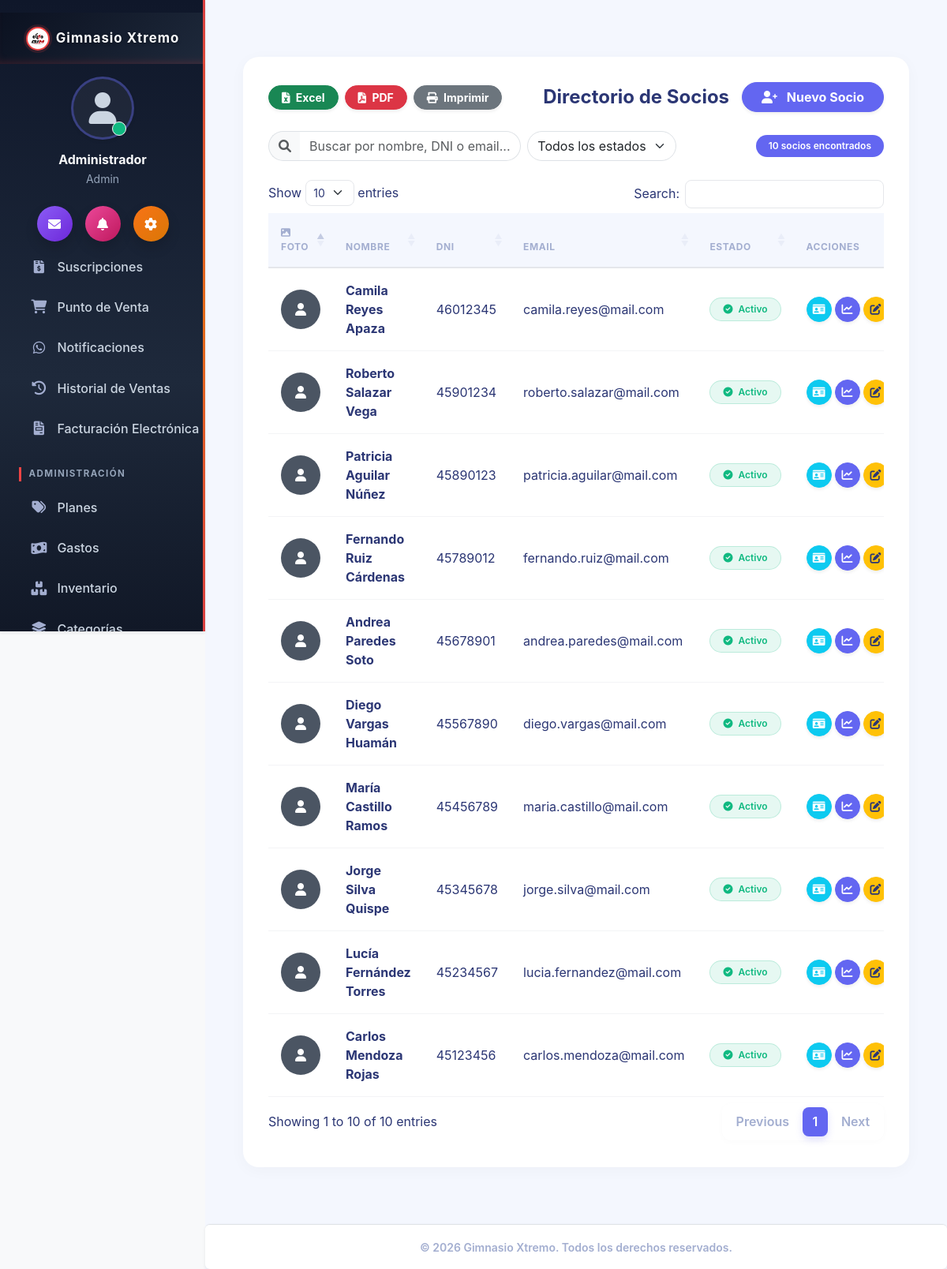
/socios/index (signed in), run on the app's committed database.
### tables this page shows
CREATE TABLE IF NOT EXISTS `configuracion` (
  `id` int NOT NULL,
  `nombre_sistema` varchar(100) DEFAULT NULL,
  `ruc` varchar(20) DEFAULT NULL,
  `razon_social` varchar(255) DEFAULT NULL,
  `nombre_comercial` varchar(255) DEFAULT NULL,
  `direccion` varchar(255) DEFAULT NULL,
  `ubigeo` varchar(6) DEFAULT '150101',
  `departamento` varchar(60) DEFAULT 'LIMA',
  `provincia` varchar(60) DEFAULT 'LIMA',
  `distrito` varchar(60) DEFAULT 'LIMA',
  `urbanizacion` varchar(120) DEFAULT NULL,
  `codigo_pais` varchar(2) DEFAULT 'PE',
  `telefono` varchar(20) DEFAULT NULL,
  `email` varchar(100) DEFAULT NULL,
  `logo` varchar(255) DEFAULT NULL,
  `moneda` varchar(10) DEFAULT '$',
  `sunat_ambiente` enum('beta','produccion') DEFAULT 'beta',
  `sunat_usuario_sol` varchar(50) DEFAULT NULL,
  `sunat_clave_sol` varchar(255) DEFAULT NULL,
  `sunat_certificado` varchar(255) DEFAULT NULL,
  `sunat_cert_clave` varchar(255) DEFAULT NULL,
  `igv_tasa` decimal(5,2) DEFAULT '18.00',
  `incluye_igv` tinyint(1) DEFAULT '1' COMMENT '1 = los precios mostrados YA incluyen IGV',
  `sri_ambiente` enum('1','2') DEFAULT '1' COMMENT '1=Pruebas, 2=Produccion',
  `sri_establecimiento` varchar(3) DEFAULT '001',
  `sri_punto_emision` varchar(3) DEFAULT '001',
  `sri_certificado_p12` varchar(255) DEFAULT NULL,
  `sri_certificado_clave` varchar(255) DEFAULT NULL,
  `iva_tasa` decimal(5,2) DEFAULT '15.00',
  `incluye_iva` tinyint(1) DEFAULT '1' COMMENT '1 = los precios mostrados YA incluyen IVA',
  PRIMARY KEY (`id`)
);

CREATE TABLE IF NOT EXISTS `socios` (
  `id` int NOT NULL AUTO_INCREMENT,
  `nombre` varchar(100) NOT NULL,
  `dni` varchar(20) NOT NULL,
  `tipo_doc` varchar(1) DEFAULT '1' COMMENT '1=DNI, 6=RUC, 4=CE, 7=PAS, 0=SinDoc',
  `direccion_fiscal` varchar(255) DEFAULT NULL,
  `email` varchar(100) DEFAULT NULL,
  `telefono` varchar(20) DEFAULT NULL,
  `whatsapp_api_key` varchar(50) DEFAULT NULL,
  `fecha_registro` datetime DEFAULT CURRENT_TIMESTAMP,
  `estado` enum('activo','inactivo','pendiente') DEFAULT 'activo',
  `foto` varchar(255) DEFAULT NULL,
  PRIMARY KEY (`id`),
  UNIQUE KEY `dni` (`dni`)
);

### app/views/socios/index.php (the view, shortened to what the rows shown need)
<!DOCTYPE html>
<html lang="es">
<head>
    <link href="https://cdn.jsdelivr.net/npm/bootstrap@5.3.0/dist/css/bootstrap.min.css" rel="stylesheet">
    <link href="https://cdn.datatables.net/1.13.6/css/dataTables.bootstrap5.min.css" rel="stylesheet">
    <link rel="stylesheet" href="https://cdnjs.cloudflare.com/ajax/libs/font-awesome/6.0.0/css/all.min.css">
    <link rel="stylesheet" href="/css/gym-theme.css?v=<?= time() ?>">
</head>
<body class="bg-light">
    <?php require_once '../app/views/inc/navbar.php'; ?>
    <div class="container-fluid px-4 mt-5 mb-5">
        <div class="module-container">
            <div class="d-flex flex-wrap justify-content-between align-items-center mb-4 gap-2">
                <div class="d-flex flex-wrap gap-2">
                    <button onclick="ExportHelper.toExcel('tblSocios', 'Lista_Socios', 'Lista de Socios')" class="btn btn-success btn-sm rounded-pill fw-bold px-3 shadow-sm transition-hover">
                        <i class="fas fa-file-excel me-1"></i> Excel
                    </button>
                    <button onclick="ExportHelper.toPDF('tblSocios', 'Lista_Socios', 'Lista de Socios')" class="btn btn-danger btn-sm rounded-pill fw-bold px-3 shadow-sm transition-hover">
                        <i class="fas fa-file-pdf me-1"></i> PDF
                    </button>
                    <button onclick="ExportHelper.print('tblSocios', 'Lista de Socios')" class="btn btn-secondary btn-sm rounded-pill fw-bold px-3 shadow-sm transition-hover">
                        <i class="fas fa-print me-1"></i> Imprimir
                    </button>
                </div>
                <?php if($_SESSION['user_rol'] != 'entrenador'): ?>
                    <div class="d-flex align-items-center mt-3 mt-md-0">
                        <h4 class="fw-bold text-dark m-0 me-3 d-none d-md-block">Directorio de Socios</h4>
                        <a href="/socios/crear" class="btn btn-primary shadow-sm fw-bold rounded-pill px-4 transition-hover">
                            <i class="fas fa-user-plus me-2"></i> Nuevo Socio
                        </a>
                    </div>
                <?php endif; ?>
            </div>
            <div class="row g-2 mb-4 align-items-center">
                <div class="col-12 col-md-5">
                    <div class="input-group">
                        <span class="input-group-text bg-light border-end-0 rounded-start-pill border" style="border-right:none;">
                            <i class="fas fa-search text-muted"></i>
                        </span>
                        <input type="text" id="searchSocio" class="form-control border-start-0 rounded-end-pill" placeholder="Buscar por nombre, DNI o email..." style="border-left:none;">
                    </div>
                </div>
                <div class="col-6 col-md-3">
                    <select id="filterEstado" class="form-select rounded-pill">
                        <option value="">Todos los estados</option>
                    </select>
                </div>
                <div class="col-6 col-md-4 text-end">
                    <span class="badge bg-primary rounded-pill px-3 py-2 fw-semibold" id="socioCount"></span>
                </div>
            </div>
            <table id="tblSocios" class="table table-hover align-middle table-data border-0">
                <thead>
                    <tr>
                        <th class="border-0 bg-transparent text-muted"><i class="fas fa-image me-1"></i> Foto</th>
                        <th class="border-0 bg-transparent text-muted">Nombre</th>
                        <th class="border-0 bg-transparent text-muted">DNI</th>
                        <th class="border-0 bg-transparent text-muted">Email</th>
                        <th class="border-0 bg-transparent text-muted">Estado</th>
                        <th class="border-0 bg-transparent text-muted">Acciones</th>
                    </tr>
                </thead>
                    <tbody>
                        <?php foreach ($socios as $socio): ?>
                        <tr>
                            <td class="text-center" style="width: 80px;">
                                <?php if(!empty($socio['foto'])): ?>
                                    <img src="/img/socios/<?= $socio['foto'] ?>?v=<?= time() ?>"
                                         alt="Foto"
                                         class="rounded-circle border border-2 border-primary"
                                         width="50" height="50" style="object-fit: cover;">
                                <?php else: ?>
                                    <div class="rounded-circle bg-secondary text-white d-flex align-items-center justify-content-center mx-auto"
                                         style="width: 50px; height: 50px;">
                                        <i class="fas fa-user"></i>
                                    </div>
                                <?php endif; ?>
                            </td>
                            <td><strong><?= $socio['nombre'] ?></strong></td>
                            <td><?= $socio['dni'] ?></td>
                            <td><?= $socio['email'] ?></td>
                            <td>
                                <?php if($socio['estado'] == 'activo'): ?>
                                    <span class="badge badge-soft-success rounded-pill px-3 py-2"><i class="fas fa-check-circle me-1"></i> Activo</span>
                                <?php elseif($socio['estado'] == 'inactivo'): ?>
                                    <span class="badge badge-soft-danger rounded-pill px-3 py-2"><i class="fas fa-times-circle me-1"></i> Inactivo</span>
                                <?php else: ?>
                                    <span class="badge badge-soft-warning rounded-pill px-3 py-2"><i class="fas fa-clock me-1"></i> Pendiente</span>
                                <?php endif; ?>
                            </td>
                            <td>
                                <div class="d-flex gap-1 justify-content-center">
                                    <?php if($_SESSION['user_rol'] != 'entrenador'): ?>
                                        <a href="/carnet/generar/<?= $socio['id'] ?>"
                                           target="_blank"
                                           class="btn btn-info btn-sm text-white rounded-circle shadow-sm transition-hover"
                                           style="width: 32px; height: 32px; display: inline-flex; align-items: center; justify-content: center;"
                                           title="Generar Carnet Digital">
                                            <i class="fas fa-id-card"></i>
                                        </a>
                                    <?php endif; ?>
                                    <a href="/progreso/ver/<?= $socio['id'] ?>"
                                       class="btn btn-primary btn-sm rounded-circle shadow-sm transition-hover"
                                       style="width: 32px; height: 32px; display: inline-flex; align-items: center; justify-content: center;"
                                       title="Ver Medidas y Rutina">
                                        <i class="fas fa-chart-line"></i>
                                    </a>
                                    <?php if($_SESSION['user_rol'] != 'entrenador'): ?>
                                        <a href="/socios/editar/<?= $socio['id'] ?>"
                                           class="btn btn-warning btn-sm text-dark rounded-circle shadow-sm transition-hover"
                                           style="width: 32px; height: 32px; display: inline-flex; align-items: center; justify-content: center;"
                                           title="Editar">
                                            <i class="fas fa-edit"></i>
                                        </a>
                                    <?php endif; ?>
                                </div>
                            </td>
                        </tr>
                        <?php endforeach; ?>
                    </tbody>
            </table>
        </div>
    </div>
    <?php require_once '../app/views/inc/footer.php'; ?>
</body>
</html>

### app/views/inc/navbar.php (shortened to what the rows shown need)
<?php
require_once __DIR__ . '/../../models/Configuracion.php';
$config = Configuracion::getInfo();
$_rolActual = $_SESSION['user_rol'] ?? '';
$current_uri = $_SERVER['REQUEST_URI'] ?? '';
$is_active = function($path) use ($current_uri) {
    if ($path === '/home/index') {
        return ($current_uri === '/' || strpos($current_uri, '/home') === 0) ? 'active' : '';
    }
    return strpos($current_uri, $path) === 0 ? 'active' : '';
};
?>
<link rel="stylesheet" href="/css/gym-theme.css?v=<?= time() ?>">
<div class="d-flex" id="wrapper">
    <div class="shadow-sm" id="sidebar-wrapper">
        <div class="sidebar-heading p-4 d-flex align-items-center justify-content-center">
            <?php if(!empty($config['logo'])): ?>
                <img src="/img/<?= $config['logo'] ?>?v=<?= time() ?>"
                     alt="Logo" width="30" height="30"
                     class="d-inline-block align-text-top rounded-circle me-2">
            <?php endif; ?>
            <span class="fs-5 fw-bold text-dark tracking-wider"><?= $config['nombre_sistema'] ?></span>
        </div>
        <div class="text-center mt-3 mb-4 px-4">
            <div class="position-relative d-inline-block mb-3">
                <div class="bg-light rounded-circle shadow-sm d-flex align-items-center justify-content-center mx-auto" style="width: 80px; height: 80px; border: 3px solid #E0E7FF;">
                    <i class="fas fa-user text-muted" style="font-size: 2.5rem;"></i>
                </div>
                <span class="position-absolute bottom-0 end-0 p-2 bg-success border border-light rounded-circle" style="transform: translate(-10px, -5px);"></span>
            </div>
            <h6 class="fw-bold text-dark mb-1"><?= $_SESSION['user_name'] ?? 'Usuario' ?></h6>
            <p class="text-muted small mb-0"><?= ucfirst($_SESSION['user_rol'] ?? 'Invitado') ?></p>
        </div>
        <div class="d-flex justify-content-center gap-3 mb-4 px-3">
            <a href="/notificaciones/index" class="btn btn-primary rounded-circle shadow p-0 d-flex align-items-center justify-content-center" style="width: 45px; height: 45px; background: linear-gradient(135deg, #8B5CF6, #6D28D9); border:none;">
                <i class="fas fa-envelope text-white"></i>
            </a>
            <a href="/asistencia/index" class="btn rounded-circle shadow p-0 d-flex align-items-center justify-content-center" style="width: 45px; height: 45px; background: linear-gradient(135deg, #EC4899, #BE185D); border:none;">
                <i class="fas fa-bell text-white"></i>
            </a>
            <a href="/configuracion/index" class="btn rounded-circle shadow p-0 d-flex align-items-center justify-content-center" style="width: 45px; height: 45px; background: linear-gradient(135deg, #F97316, #D97706); border:none;">
                <i class="fas fa-cog text-white"></i>
            </a>
        </div>
        <div id="sidebar-nav-scroll">
            <div class="list-group list-group-flush mt-2 px-2">
                <?php if($_rolActual === 'admin' || $_rolActual === 'recepcionista'): ?>
                    <a class="list-group-item list-group-item-action rounded mb-1 <?= $is_active('/suscripciones') ?>" href="/suscripciones/index">
                        <i class="fas fa-file-invoice-dollar w-20px text-center"></i> Suscripciones
                    </a>
                    <a class="list-group-item list-group-item-action rounded mb-1 <?= $is_active('/pos') ?>" href="/pos/index">
                        <i class="fas fa-shopping-cart w-20px text-center"></i> Punto de Venta
                    </a>
                    <a class="list-group-item list-group-item-action rounded mb-1 <?= $is_active('/notificaciones') ?>" href="/notificaciones/index">
                        <i class="fab fa-whatsapp w-20px text-center"></i> Notificaciones
                    </a>
                    <a class="list-group-item list-group-item-action rounded mb-1 <?= $is_active('/pos/historial') ?>" href="/pos/historial">
                        <i class="fas fa-history w-20px text-center"></i> Historial de Ventas
                    </a>
                    <a class="list-group-item list-group-item-action rounded mb-1 <?= $is_active('/facturacionelectronica/index') ?>" href="/facturacionelectronica/index">
                        <i class="fas fa-file-invoice w-20px text-center"></i> Facturación Electrónica
                    </a>
                <?php endif; ?>
                <?php if($_rolActual === 'admin'): ?>
                    <p class="text-dark fw-bold ms-3 mt-4 mb-2 fs-6">Administración</p>
                    <a class="list-group-item list-group-item-action rounded mb-1 <?= $is_active('/planes') ?>" href="/planes/index">
                        <i class="fas fa-tags w-20px text-center"></i> Planes
                    </a>
                    <a class="list-group-item list-group-item-action rounded mb-1 <?= $is_active('/gastos') ?>" href="/gastos/index">
                        <i class="fas fa-money-bill-wave w-20px text-center"></i> Gastos
                    </a>
                    <a class="list-group-item list-group-item-action rounded mb-1 <?= $is_active('/inventario/productos') ?>" href="/inventario/productos">
                        <i class="fas fa-boxes w-20px text-center"></i> Inventario
                    </a>
                    <a class="list-group-item list-group-item-action rounded mb-1 <?= $is_active('/inventario/categorias') ?>" href="/inventario/categorias">
                        <i class="fas fa-layer-group w-20px text-center"></i> Categorías
                    </a>
                <?php endif; ?>
            </div>
        </div>
    </div>
    <div id="page-content-wrapper" class="d-flex flex-column" style="min-height: 100vh; background-color: var(--gym-bg-light);">
        <div class="container-fluid p-4 flex-grow-1">

### app/views/inc/footer.php (shortened to what the rows shown need)
        </div>
        <footer class="bg-white border-top text-center py-3 mt-auto shadow-sm text-secondary rounded">
            <small class="fw-semibold">&copy; <?= date('Y') ?> <?= $config['nombre_sistema'] ?>. Todos los derechos reservados.</small>
        </footer>
    </div>
</div>
</body>
</html>

### data on the page
configuracion: logo (picture), nombre_sistema "Gimnasio Xtremo"
socios: nombre "Camila Reyes Apaza", dni "46012345", email "camila.reyes@mail.com", estado "activo" (drawn)
socios: nombre "Roberto Salazar Vega", dni "45901234", email "roberto.salazar@mail.com", estado "activo" (drawn)
socios: nombre "Patricia Aguilar Núñez", dni "45890123", email "patricia.aguilar@mail.com", estado "activo" (drawn)
socios: nombre "Fernando Ruiz Cárdenas", dni "45789012", email "fernando.ruiz@mail.com", estado "activo" (drawn)
socios: nombre "Andrea Paredes Soto", dni "45678901", email "andrea.paredes@mail.com", estado "activo" (drawn)
socios: nombre "Diego Vargas Huamán", dni "45567890", email "diego.vargas@mail.com", estado "activo" (drawn)
socios: nombre "María Castillo Ramos", dni "45456789", email "maria.castillo@mail.com", estado "activo" (drawn)
socios: nombre "Jorge Silva Quispe", dni "45345678", email "jorge.silva@mail.com", estado "activo" (drawn), $socio['id'] 3 (drawn)
socios: nombre "Lucía Fernández Torres", dni "45234567", email "lucia.fernandez@mail.com", estado "activo" (drawn)
socios: nombre "Carlos Mendoza Rojas", dni "45123456", email "carlos.mendoza@mail.com", estado "activo" (drawn)

### other printed values
$_SESSION['user_name'] "Administrador"
$_SESSION['user_rol'] "Admin"
